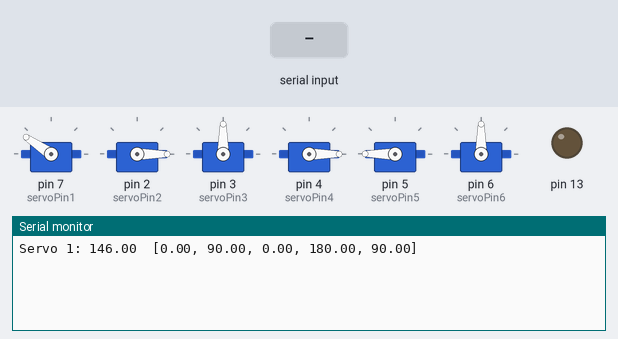
A sketch run on a simulated Arduino Uno, built with avr-gcc and run on an emulated ATmega328P. Parts: 6 × servo, output pins drawn as LEDs (lit = HIGH), the last lines printed to the serial monitor. The inputs (shaded band) are chosen by the test bench.

Above: at 1.2 s.
1.3 s: "R" received over Serial
At 2.5 s:
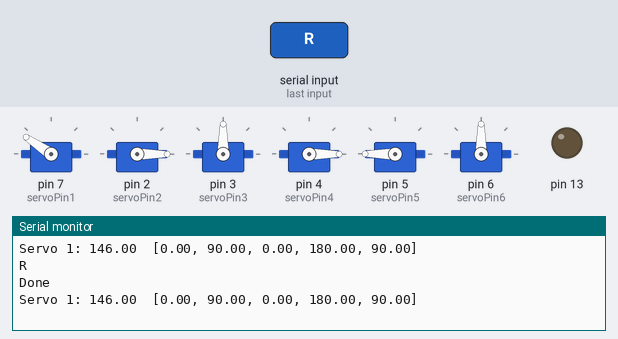
2.8 s: byte 121 ('y') received over Serial
At 3.2 s:
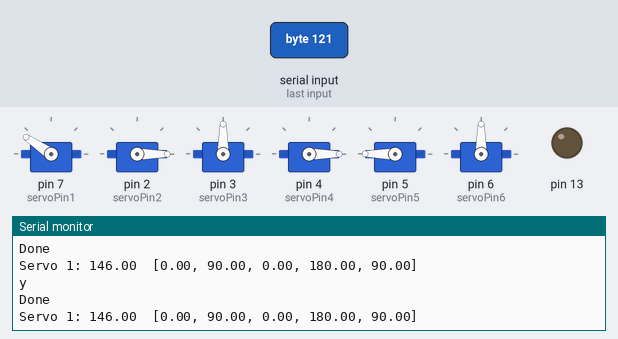
4.3 s: byte 104 ('h') received over Serial
At 5.5 s:
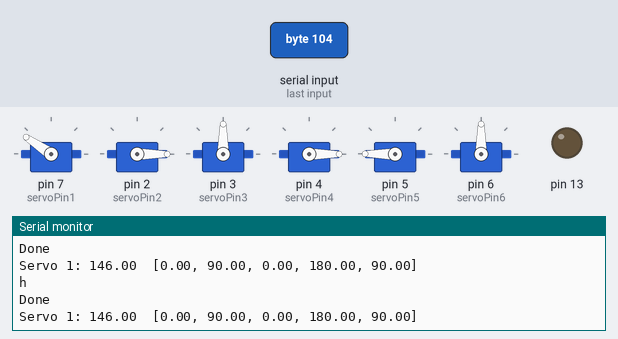
5.8 s: byte 49 ('1') received over Serial
At 6.1 s:
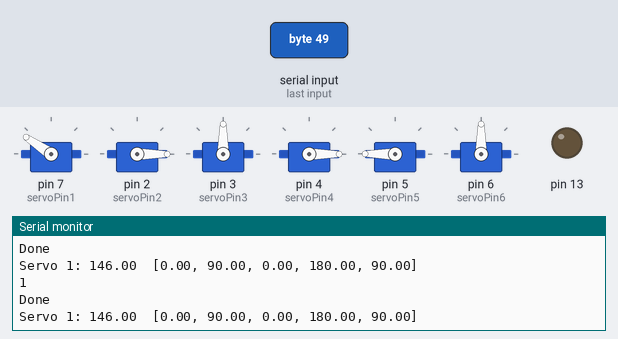
7.3 s: byte 122 ('z') received over Serial
At 8.5 s:
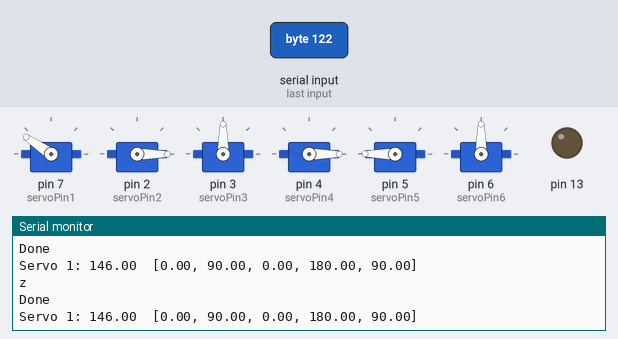
8.8 s: byte 120 ('x') received over Serial
At 9.4 s:
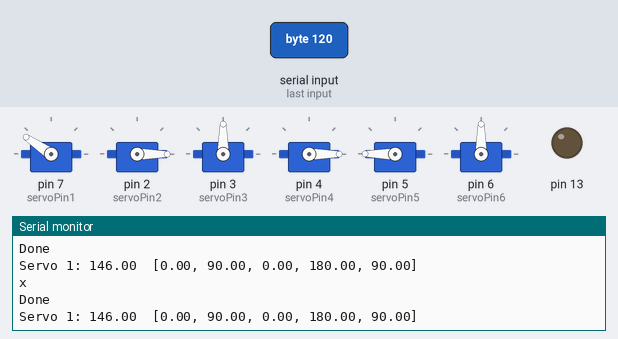

Measured:
- after the input at 1.3 s, the serial monitor: prints a new line at once (image 1)
- after the input at 2.8 s, the serial monitor: prints a new line at once (image 2)
- after the input at 4.3 s, the serial monitor: prints a new line at once (image 3)
- after the input at 5.8 s, the serial monitor: prints a new line at once (image 4)
- after the input at 7.3 s, the serial monitor: prints a new line at once (image 5)
- after the input at 8.8 s, the serial monitor: prints a new line at once (image 6)

The sketch:

arduino-freedrive.ino
```cpp
#include <Servo.h>
#define servoPin1 7
#define servoPin2 2
#define servoPin3 3
#define servoPin4 4
#define servoPin5 5
#define servoPin6 6

Servo servo1;   //Range: 90 to 180
Servo servo2;   //Range: 0 to 180
Servo servo3;   //Range: 0 to 180
Servo servo4;   //Range: 0 to 180
Servo servo5;   //Range: 0 to 180
Servo servo6;   //Range: 0 to 180

#define DELAY 5
#define SERVO_STEP 5
#define SERVO_STEP_SMALL 2

#define servo1_safe 146
#define servo2_safe 0
#define servo3_safe 90
#define servo4_safe 0
#define servo5_safe 180
#define servo6_safe 90

int x;
String instruction;
String str;
char move_instruction;
float servo1_pos;
float servo2_pos;
float servo3_pos;
float servo4_pos;
float servo5_pos;
float servo6_pos;
int servo;
String servo_positions = "";
int value;


void setup() {
  Serial.begin(9600);
  pinMode(13, OUTPUT);
  servo1.attach(servoPin1);
  servo1.write(servo1_safe);
  servo2.attach(servoPin2);
  servo2.write(servo2_safe);
  servo3.attach(servoPin3);
  servo3.write(servo3_safe);
  servo4.attach(servoPin4);
  servo4.write(servo4_safe);
  servo5.attach(servoPin5);
  servo5.write(servo5_safe);
  servo6.attach(servoPin6);
  servo6.write(servo6_safe);
  Serial.setTimeout(1);
}

void loop() {
  free_drive_control();
}

void moveServo(Servo servoX, int from, int to, int delayValue){
  if(to>=0 && to<=180){
    if(from > to){
        for(int i=from; i>to; i--){
            servoX.write(i);
            delay(delayValue);
            }
           }


  if(from < to){
  for(int i=from; i<to; i++){
    servoX.write(i);
    delay(delayValue);
  }
  }
  }
}


void manual_control(){
 while (!Serial.available());      // Loop till arduino receives a message
  instruction = Serial.readString();
  servo1_pos = servo1.read();
  servo2_pos = servo2.read();
  servo3_pos = servo3.read();
  servo4_pos = servo4.read();
  servo5_pos = servo5.read();
  servo6_pos = servo6.read();

  if(instruction == "R"){
      digitalWrite(13,HIGH);
      delay(250);
      digitalWrite(13,LOW);
      delay(250);
      servo_positions = "";
      servo_positions = servo_positions + "Servo 1: " + servo1_pos + "\t[" + servo2_pos + ", " + servo3_pos + ", " + servo4_pos + ", " + servo5_pos + ", " + servo6_pos +"]"; //stupid arduino string concatenation
      Serial.println(servo_positions);
    }
  else if(instruction == "W"){
      digitalWrite(13,HIGH);
      delay(250);
      digitalWrite(13,LOW);
      delay(250);
      while (!Serial.available()); //waiting for servo
      str = Serial.readString();
      //servo = str.toInt();
      servo = 1;
      Serial.println("Moving servo " + str);
      while (!Serial.available()); //waiting for angle
      str = Serial.readString();
      //value = str.toInt();
      value = 120;
      Serial.println("Going to angle " + str);
      switch(servo) {
        case 1: moveServo(servo1, servo1_pos, value, DELAY);
        break;
        case 2: moveServo(servo2, servo2_pos, value, DELAY);
        break;
        case 3: moveServo(servo3, servo3_pos, value, DELAY);
        break;
        case 4: moveServo(servo4, servo4_pos, value, DELAY);
        break;
        case 5: moveServo(servo5, servo5_pos, value, DELAY);
        break;
        case 6: moveServo(servo6, servo6_pos, value, DELAY);
        break;
        default:
        break;
        }
      Serial.println("Done");
    }
   }

void free_drive_control(){

  servo1_pos = servo1.read();
  servo2_pos = servo2.read();
  servo3_pos = servo3.read();
  servo4_pos = servo4.read();
  servo5_pos = servo5.read();
  servo6_pos = servo6.read();
  servo_positions = "";
  servo_positions = servo_positions + "Servo 1: " + servo1_pos + "\t[" + servo2_pos + ", " + servo3_pos + ", " + servo4_pos + ", " + servo5_pos + ", " + servo6_pos +"]"; //stupid arduino string concatenation
  Serial.println(servo_positions);
  while (!Serial.available());      // Loop till arduino receives a message
  move_instruction = Serial.read(); // String to char stupid
  Serial.println(move_instruction);

  switch(move_instruction){
    case 'q': moveServo(servo1, servo1_pos, servo1_pos+SERVO_STEP, DELAY);
    break;
    case 'a': moveServo(servo1, servo1_pos, servo1_pos-SERVO_STEP, DELAY);
    break;

    case 'w': moveServo(servo2, servo2_pos, servo2_pos+SERVO_STEP, DELAY);
    break;
    case 's': moveServo(servo2, servo2_pos, servo2_pos-SERVO_STEP, DELAY);
    break;

    case 'e': moveServo(servo3, servo3_pos, servo3_pos+SERVO_STEP, DELAY);
    break;
    case 'd': moveServo(servo3, servo3_pos, servo3_pos-SERVO_STEP, DELAY);
    break;

    case 'r': moveServo(servo4, servo4_pos, servo4_pos+SERVO_STEP, DELAY);
    break;
    case 'f': moveServo(servo4, servo4_pos, servo4_pos-SERVO_STEP, DELAY);
    break;

    case 't': moveServo(servo5, servo5_pos, servo5_pos+SERVO_STEP, DELAY);
    break;
    case 'g': moveServo(servo5, servo5_pos, servo5_pos-SERVO_STEP, DELAY);
    break;

    case 'y': moveServo(servo6, servo6_pos, servo6_pos+SERVO_STEP, DELAY);
    break;
    case 'h': moveServo(servo6, servo6_pos, servo6_pos-SERVO_STEP, DELAY);
    break;

     case '1': moveServo(servo1, servo1_pos, servo1_pos+SERVO_STEP_SMALL, DELAY);
    break;
    case 'z': moveServo(servo1, servo1_pos, servo1_pos-SERVO_STEP_SMALL, DELAY);
    break;

    case '2': moveServo(servo2, servo2_pos, servo2_pos+SERVO_STEP_SMALL, DELAY);
    break;
    case 'x': moveServo(servo2, servo2_pos, servo2_pos-SERVO_STEP_SMALL, DELAY);
    break;

    case '3': moveServo(servo3, servo3_pos, servo3_pos+SERVO_STEP_SMALL, DELAY);
    break;
    case 'c': moveServo(servo3, servo3_pos, servo3_pos-SERVO_STEP_SMALL, DELAY);
    break;

    case '4': moveServo(servo4, servo4_pos, servo4_pos+SERVO_STEP_SMALL, DELAY);
    break;
    case 'v': moveServo(servo4, servo4_pos, servo4_pos-SERVO_STEP_SMALL, DELAY);
    break;

    case '5': moveServo(servo5, servo5_pos, servo5_pos+SERVO_STEP_SMALL, DELAY);
    break;
    case 'b': moveServo(servo5, servo5_pos, servo5_pos-SERVO_STEP_SMALL, DELAY);
    break;

    case '6': moveServo(servo6, servo6_pos, servo6_pos+SERVO_STEP_SMALL, DELAY);
    break;
    case 'n': moveServo(servo6, servo6_pos, servo6_pos-SERVO_STEP_SMALL, DELAY);
    break;
  }

  Serial.println("Done");
  }
```
